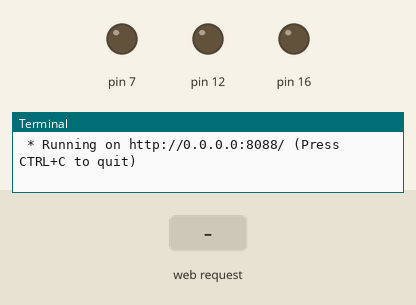
The program below on a simulated Raspberry Pi (header pin numbers). Parts: output pins drawn as LEDs (lit = HIGH), the last lines printed to the terminal. Inputs (shaded band) come from the test bench. The clock reads 2024-03-15 10:24:30 at power-on unless the program sets it.

Above: at 1.2 s.
1.3 s: HTTP request for /7/on received
At 2.5 s:
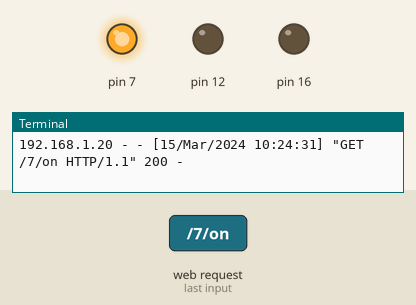
2.8 s: HTTP request for /12/toggle received
At 3.7 s:
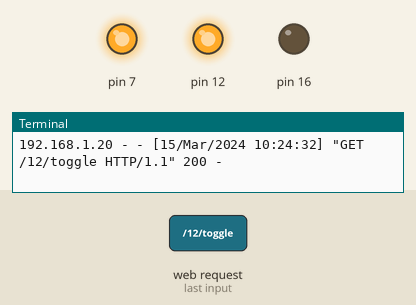
4.3 s: HTTP request for /7/off received
At 4.8 s:
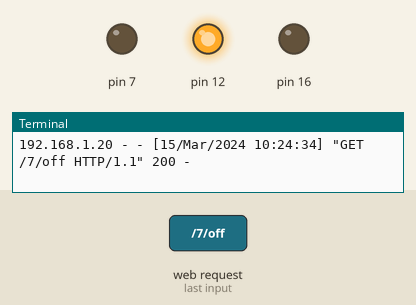
5.8 s: HTTP request for /16/on received
At 7.0 s:
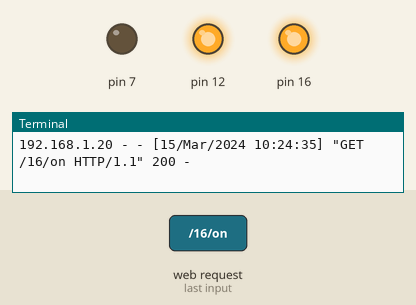
7.3 s: HTTP request for /12/off received
At 8.3 s:
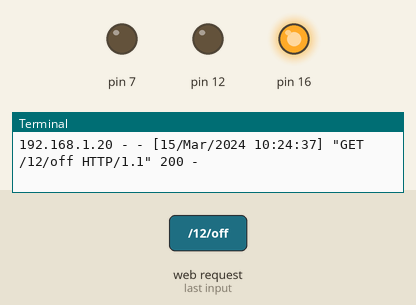
8.8 s: HTTP request for /7/toggle received
At 9.4 s:
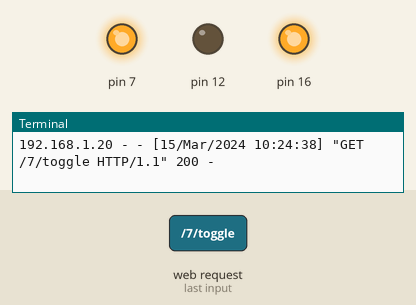
Timing chart, 0 to 11.3 s (numbered marks = the images above; inputs shaded):
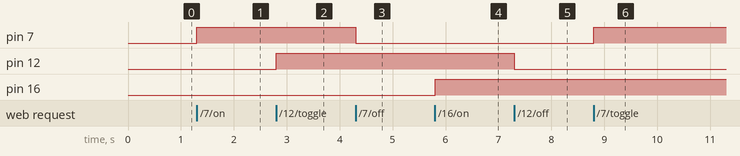

Measured:
- after the input at 1.3 s, pin 7: LOW → HIGH at once
- after the input at 2.8 s, pin 12: LOW → HIGH at once
- after the input at 4.3 s, pin 7: HIGH → LOW at once
- after the input at 5.8 s, pin 16: LOW → HIGH at once
- after the input at 7.3 s, pin 12: HIGH → LOW at once
- after the input at 8.8 s, pin 7: LOW → HIGH at once

The program:

flask_switch_led.py
```python
import RPi.GPIO as GPIO
import time
from flask import Flask, render_template, request
app = Flask(__name__)

GPIO.setmode(GPIO.BOARD)

# Create a dictionary called pins to store the pin number, name, and pin state:
pins = {
     7  : {'name' : 'led 1', 'state' : GPIO.LOW},
    12 : {'name' : 'led 2', 'state' : GPIO.LOW},
    16 : {'name' : 'led 3', 'state' : GPIO.LOW}   }

# Set each pin as an output and make it low:
for pin in pins:
   GPIO.setmode(GPIO.BOARD)
   GPIO.setup(pin, GPIO.OUT)
   GPIO.output(pin, GPIO.LOW)

@app.route("/")
def main():
   # For each pin, read the pin state and store it in the pins dictionary:
   for pin in pins:
      pins[pin]['state'] = GPIO.input(pin)

   # Put the pin dictionary into the template data dictionary:
   templateData = {
      'pins' : pins
      }

   # Pass the template data into the template main.html and return it to the user
   return render_template('main.html', **templateData)


# The function below is executed when someone requests a URL with the pin number and action in it:
@app.route("/<changePin>/<action>")
def action(changePin, action):
   # Convert the pin from the URL into an integer:
   changePin = int(changePin)
   # Get the device name for the pin being changed:
   deviceName = pins[changePin]['name']
   # If the action part of the URL is "on," execute the code indented below:
   if action == "on":
      # Set the pin high:
      GPIO.output(changePin, GPIO.HIGH)
      # Save the status message to be passed into the template:
      message = "Turned " + deviceName + " on."
   if action == "off":
      GPIO.output(changePin, GPIO.LOW)
      message = "Turned " + deviceName + " off."
   if action == "toggle":
      # Read the pin and set it to whatever it isn't (that is, toggle it):
      GPIO.output(changePin, not GPIO.input(changePin))
      message = "Toggled " + deviceName + "."
 # For each pin, read the pin state and store it in the pins dictionary:
   for pin in pins:
      pins[pin]['state'] = GPIO.input(pin)

   # Along with the pin dictionary, put the message into the template data dictionary:
   templateData = {
      'message' : message,
      'pins' : pins
   }
   return render_template('main.html', **templateData)

# @app.route("/<puissance>")
# def puissance(puissance):
# # For each pin, read the pin state and store it in the pins dictionary:
#    for pin in pins:
#       pins[pin]['state'] = GPIO.input(pin)
#       LED = GPIO.PWM(pin, 50)
#       LED.start(0)
#       LED.ChangeDutyCycle(int(puissance))
#       time.sleep(5)
#    # Put the pin dictionary into the template data dictionary:
#  templateData = {
#       'pins' : pins
#       }
#    return render_template('main.html', **templateData)

if __name__ == "__main__":
   app.run(host='0.0.0.0', port=8088, debug=True)
```
